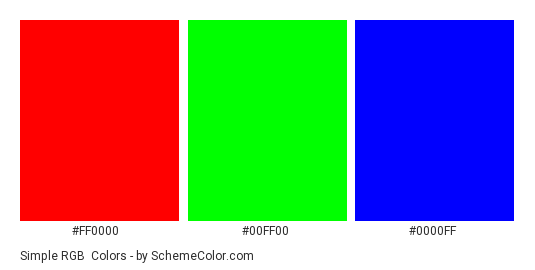
#> input picture ref/base.png, 535 x 270 px, found by its file name
$ python max_based.py
#> lines starting #> are read from the running program, lines starting #| are printed output that depends on the picture; after the words box and inside, x2 and y2 are one past the last pixel; in counts of white or black regions, pixels touching at a corner belong together
### categorize.py
import numpy as np
import cv2

# [11 lines left out: function get_buckets_naive, not called in this run]

def get_buckets(input):
    """Returns the buckets in an image"""
    result = dict()
    tmp = None
    for c, v in np.ndenumerate(input):
        if c[2] == 0:
            tmp = v
        else:
            tmp = (tmp, v)
            if tmp in result:
                result[tmp].append((c[0], c[1]))
            else:
                result[tmp] = [(c[0], c[1])]
    return result

def sort_buckets(input, key=None, reverse=True):
    """Sorts the buckets into popularity and return an array with all the keys"""
    if key is None:
        key = lambda e: len(input[e])
    result = [*input]
    result.sort(key=key, reverse=reverse)
    return result

def filter_nth_percentile_bucket(input, percentile):
    """Filter the buckets given the nth percentile of popularity"""
    prcnt = np.percentile([len(v) for _, v in input.items()], percentile)
    return dict(filter(lambda e: len(e[1]) >= prcnt, input.items()))

def reduce_2_chan(input):
    return input[:,:,:-1]

### maxima.py
import numpy as np
import cv2

EPSILON = 100
DEF_MALA_MATRIX = np.array([[1/6, 0],[0, 1]])

def eu_dist(a, b):
    """Euclidean distance"""
    return sum([(int(aa)-int(bb))**2 for aa, bb in zip(a, b)])**.5
def ma_dist_init(mtx=None, self=True):
    """Mahalanobis distance"""
    if mtx is None:
        return eu_dist
    else:
        inv = np.linalg.inv(mtx)
        return lambda a, b: (np.dot(np.dot(np.array([int(aa)-int(bb) for aa, bb in zip(a, b)]), inv), np.array([[int(aa)-int(bb)] for aa, bb in zip(a, b)])))[0]**.5


#
def local(input, keys, epsilon=EPSILON, distance=eu_dist):
    """Compute the local maxima in a given input dictionary where
    the keys are the sorted keys of the dict.
    Data must be sorted such as [x][y] = num with num sorted"""

    lmax, groups = list(), dict()

    lmax.append(keys[0])
    groups[keys[0]]=list()
    for k in keys[1:]:
        candidate = None
        candidate_dist = None
        compressor = None
        compressor_dist = None
        for l in lmax:
            d = distance(l, k)
            if d < epsilon:
                if compressor is None or d < compressor_dist:
                    compressor = l
                    compressor_dist = d
            else:
                if candidate is not None and candidate_dist < d:
                    candidate = l
                    candidate_dist = d
        if compressor is None:
            lmax.append(k)
            groups[k] = [k]
        else:
            groups[compressor].append(k)
    return lmax, groups

### visual.py
import cv2
import numpy as np

def create_maxima_map(buckets, maxima):
    """Visualize the maxima map given the bucket list and the actual maxima"""
    d = np.zeros((256, 256), np.uint8)
    for k, v in buckets.items():
        d[k[1], k[0]] = 127
    d = cv2.cvtColor(d, cv2.COLOR_GRAY2BGR)
    for m in maxima:
        cv2.circle(d, m, 5, (0, 255, 255), 0)
    return d

def create_map(points):
    """Visualize the map of the given point"""
    se = np.zeros((256, 256), np.uint8)
    for p in points:
        se[p[1], p[0]] = 255
    return se

def mask_from_group(group, buckets, shape):
    """Creates the mask from group, the buckets and the actual image shape"""
    m = np.zeros(shape, np.uint8)
    points = [i for p in group for i in buckets[p]]
    for p in points:
        m[p[0], p[1]] = 255
    return m, points

# [11 lines left out: function print_contours_bounding_rect, not called in this run]

### max_based.py
import numpy as np
import cv2
from matplotlib import pyplot as plt

import maxima
import categorize as cat
import visual

import time #for performace testing

img = cv2.imread("../ref/base.png")
#> img is the input picture: shape (270, 535, 3); mean B, G, R 140.7, 140.7, 140.7

img = cv2.bilateralFilter(img, 9, 150, 75)

print("Started tracking perfomance")
t00 = time.time()
img_hsv = cv2.cvtColor(img, cv2.COLOR_BGR2HSV)
#> img_hsv: shape (270, 535, 3); mean H, S, V 40.7, 169.3, 253.6
img_hsv[:,:,2] = 255
#> img_hsv: shape (270, 535, 3); mean H, S, V 40.7, 169.3, 255

cv2.imshow("Converted", cv2.cvtColor(img_hsv, cv2.COLOR_HSV2BGR))
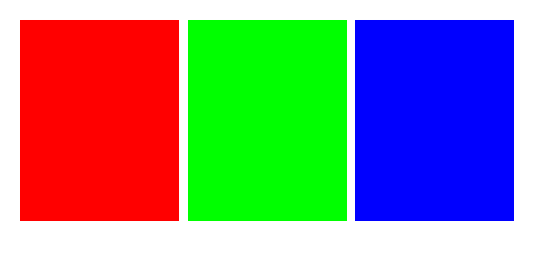
#> window 'Converted': shape (270, 535, 3); mean B, G, R 142.2, 142.2, 142.2

print("Tracking {} pixels: {}".format(img_hsv.shape[0]*img_hsv.shape[1], img_hsv.shape[:-1]))
#| Tracking 144450 pixels: (270, 535)

img_red = cat.reduce_2_chan(img_hsv)

t0 = time.time()
buck = cat.get_buckets(img_red)
#> the loop in get_buckets, `for c, v in np.ndenumerate(input):` made 288900 passes
#> (c, tmp) on passes 1, 3, 4, 5, 6, 7, 8, 9, 10, 11, 12, 13: ((0, 0, 0), 0), ((0, 1, 0), 0), ((0, 1, 1), (0, 0)), ((0, 2, 0), 0), ((0, 2, 1), (0, 0)), ((0, 3, 0), 0), ((0, 3, 1), (0, 0)), ((0, 4, 0), 0), ((0, 4, 1), (0, 0)), ((0, 5, 0), 0), ((0, 5, 1), (0, 0)), ((0, 6, 0), 0)
#> tmp on passes 61 to 66: 0, (0, 0), 0, (0, 0), 0, (0, 0)
#> after the loop in get_buckets, `for c, v in np.ndenumerate(input):`: result = 10 items
#> buck = 10 items

print("Found {} buckets".format(len(buck)))
#| Found 10 buckets
print("Tracked {} pixels".format(sum([len(buck[p]) for p in buck])))
#| Tracked 144450 pixels
t1 = time.time()
old_l = len(buck)
#> old_l = 10
buck = cat.filter_nth_percentile_bucket(buck, 40)
#> in filter_nth_percentile_bucket, `prcnt = np.percentile([len(v) for _, v in input.items()], percentile)`: prcnt = 720
#> buck = 7 items
print("Percentiled out {} elements".format(old_l - len(buck)))
#| Percentiled out 3 elements

#if present, gets rid of white
if (0, 0) in buck:
    del buck[(0,0)]

popular = cat.sort_buckets(buck)
#> in sort_buckets, `result = [*input]`: result = [(0, 254), (60, 254), (120, 254), (0, 255), (60, 255), (120, 255)]
#> popular = [(0, 255), (60, 255), (120, 255), (0, 254), (60, 254), (120, 254)]

#this i useless XXX delete
mx = max(popular, key=lambda e: len(buck[e]))
#> mx = (0, 255)
print("Global maximum: {}".format(mx))
#| Global maximum: (0, 255)

t2 = time.time()
lmx, groups = maxima.local(buck, popular, epsilon=50, distance=maxima.ma_dist_init(maxima.DEF_MALA_MATRIX))
#> in ma_dist_init, `inv = np.linalg.inv(mtx)`: inv = [[6, 0], [0, 1]]
#> in local, `lmax, groups = list(), dict()`: lmax = []
#> the loop in local, `for k in keys[1:]:` made 5 passes
#> after the loop in local, `for k in keys[1:]:`: groups = {(0, 255): [(0, 254)], (60, 255): [(60, 255), (60, 254)], (120, 255): [(120, 255), (120, 254)]}; lmax = [(0, 255), (60, 255), (120, 255)]
#> lmx = [(0, 255), (60, 255), (120, 255)]
print("Local maxima at: {}".format(lmx))
#| Local maxima at: [(0, 255), (60, 255), (120, 255)]
t3 = time.time()

rgb_map = visual.create_maxima_map(buck, lmx)
#> the loop in create_maxima_map, `for k, v in buckets.items():` made 6 passes
#> after the loop in create_maxima_map, `for k, v in buckets.items():`:
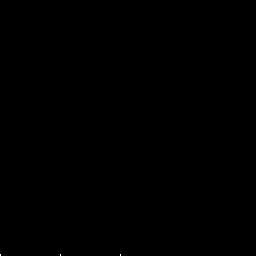
#> d: shape (256, 256); values 0 (black) and 127 (white), 0.01% white in thin lines or dots, all inside (x1, y1, x2, y2) = (0, 254, 121, 256)
#> the loop in create_maxima_map, `for m in maxima:` made 3 passes
#> after the loop in create_maxima_map, `for m in maxima:`: d: shape (256, 256, 3); mean B, G, R 0, 0.2, 0.2

LIMIT = 0#int((img_hsv.shape[0]*img_hsv.shape[1])/(len(groups)*4))
print("Defined {} as minimum pixel limit".format(LIMIT))

for c in lmx:
    se = visual.create_map(groups[c])

    m, points = visual.mask_from_group(groups[c], buck, img_hsv.shape)

    space = (*c, 255)
    if not len(points) > LIMIT:
        cv2.putText(rgb_map, "x", (c[0]-4, c[1]+4), cv2.FONT_HERSHEY_SIMPLEX, .5, (255, 255, 255), 1, cv2.LINE_AA)
        print("Rejected {} due to only {} pixel in its space".format(space, len(points)))
    else:
        cv2.imshow("Map: {}".format(space), m)
        cv2.imshow("{}".format(space), se)
#> this loop made 3 passes
#> space on passes 1 to 3: (0, 255, 255), (60, 255, 255), (120, 255, 255)
t4 = time.time()
print("""Performance report:
{:.3f}s to categorize in buckets
{:.3f}s to find local maxima
{:.3f}s total
""".format(t1-t0, t3-t2, t4-t00))

cv2.imshow("Local Maxima", rgb_map)
cv2.waitKey(0)


cv2.destroyAllWindows()
